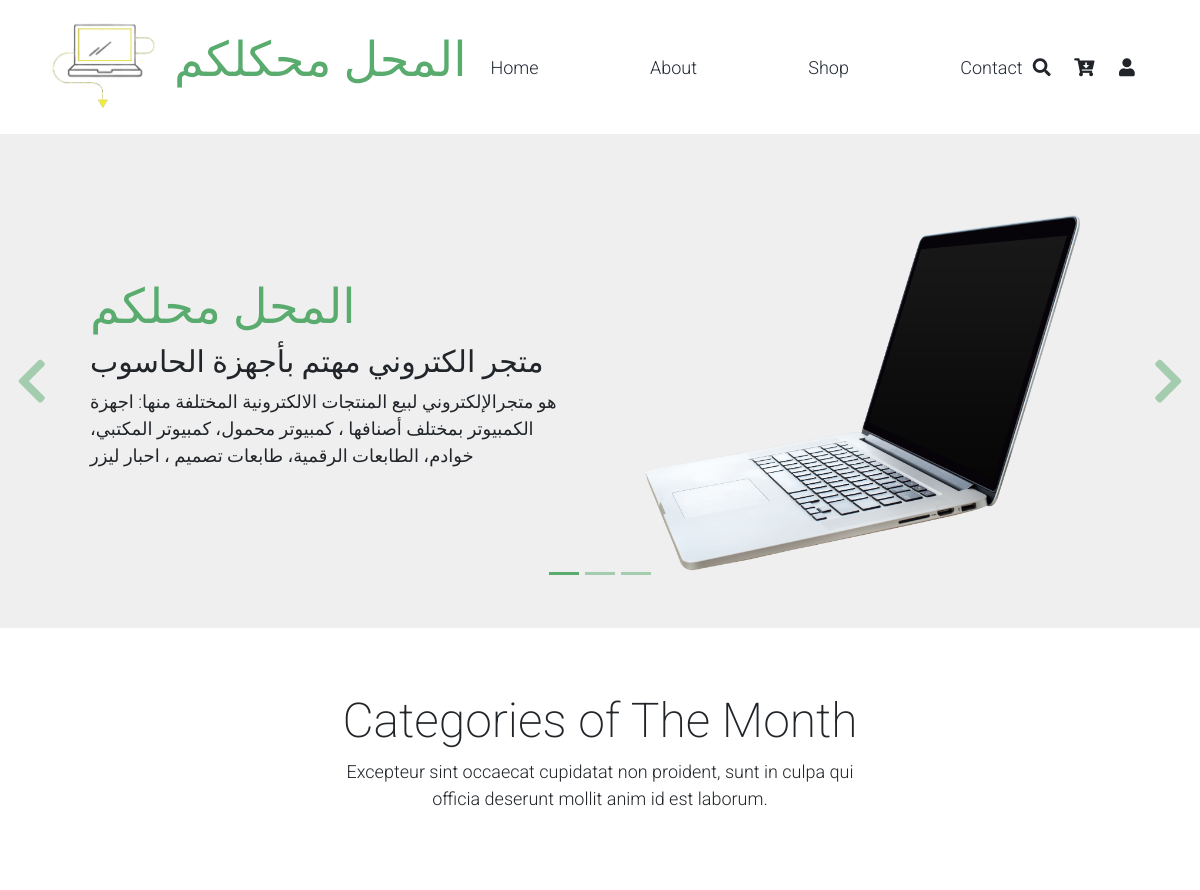
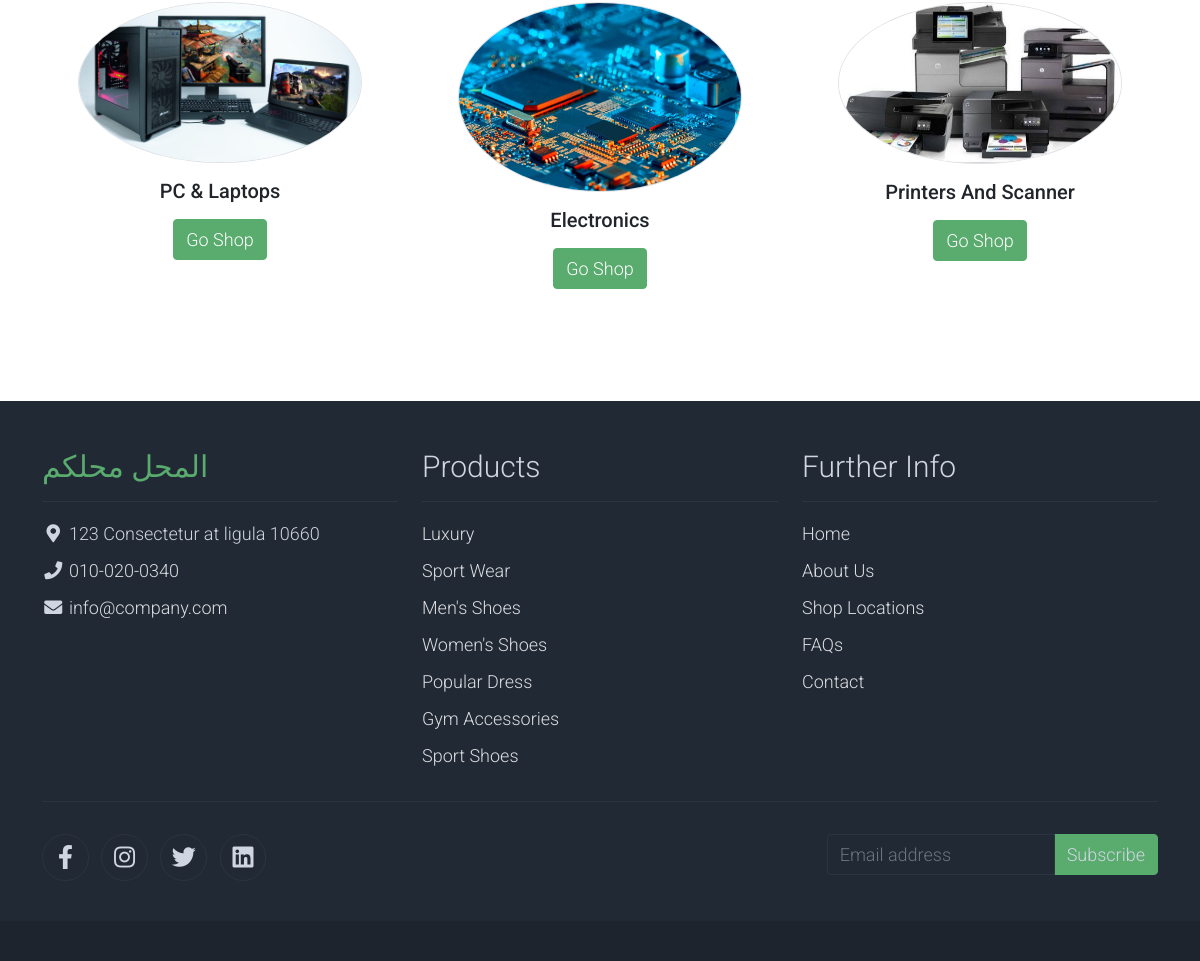
The page / on the database its author committed (2 pictures, top to bottom).
### base/models.py (models this page shows, shortened)
class Categories(models.Model):
    name = models.CharField(max_length=20, null=True)
    photo = models.ImageField(upload_to='cat_photo%y%m%d', null=True)

### base/views.py (the view)
# urls.py: path('', views.home, name='home'),
def home(request):
    categore = Categories.objects.all()[0:3]
    context = {"categore": categore}
    return render(request, 'base/index.html', context)

### base/templates/base/index.html (shortened to what this page needs)
{% extends 'main.html' %}
{% load static %}
{% block content %}
<head>
    <link rel="stylesheet" href={% static "css/bootstrap.min.css" %}>
    <link rel="stylesheet" href={% static "css/templatemo.css" %}>
    <link rel="stylesheet" href={% static "css/custom.css" %}>
    <link rel="stylesheet" href={% static "css/fontawesome.min.css" %}>
</head>
<body>
        <div id="template-mo-zay-hero-carousel" class="carousel slide" data-bs-ride="carousel">
            <ol class="carousel-indicators">
                <li data-bs-target="#template-mo-zay-hero-carousel" data-bs-slide-to="0" class="active"></li>
                <li data-bs-target="#template-mo-zay-hero-carousel" data-bs-slide-to="1"></li>
                <li data-bs-target="#template-mo-zay-hero-carousel" data-bs-slide-to="2"></li>
            </ol>
            <div class="carousel-inner">
                <div class="carousel-item active">
                    <div class="container">
                        <div class="row p-5">
                            <div class="mx-auto col-md-8 col-lg-6 order-lg-last">
                                <img class="img-fluid" src={% static "img/banner_img_01_1.jpg" %} alt="">
                            </div>
                            <div class="col-lg-6 mb-0 d-flex align-items-center">
                                <div class="text-align-left align-self-center">
                                    <h1 class="h1 text-success"><b>المحل</b> محلكم</h1>
                                    <h3 class="h2">متجر الكتروني مهتم بأجهزة الحاسوب</h3>
                                    <p>
                                        هو متجرالإلكتروني لبيع المنتجات الالكترونية المختلفة منها: اجهزة الكمبيوتر بمختلف أصنافها ،
                                         كمبيوتر محمول، كمبيوتر المكتبي، خوادم، الطابعات الرقمية، طابعات تصميم ، احبار ليزر
                                    </p>
                                </div>
                            </div>
                        </div>
                    </div>
                </div>
            </div>
            <a class="carousel-control-prev text-decoration-none w-auto ps-3" href="#template-mo-zay-hero-carousel" role="button" data-bs-slide="prev">
                <i class="fas fa-chevron-left"></i>
            </a>
            <a class="carousel-control-next text-decoration-none w-auto pe-3" href="#template-mo-zay-hero-carousel" role="button" data-bs-slide="next">
                <i class="fas fa-chevron-right"></i>
            </a>
        </div>
        <section class="container py-5">
            <div class="row text-center pt-3">
                <div class="col-lg-6 m-auto">
                    <h1 class="h1">Categories of The Month</h1>
                    <p>
                        Excepteur sint occaecat cupidatat non proident, sunt in culpa qui officia
                        deserunt mollit anim id est laborum.
                    </p>
                </div>
            </div>
            <div class="row">
                {% for cat in categore %}
                <div class="col-12 col-md-4 p-5 mt-3">
                    <a href="{% url 'shop' %}?q={{cat.name}}"><img src="{{ cat.photo.url }}" class="rounded-circle img-fluid border"></a>
                    <h5 class="text-center mt-3 mb-3">{{cat.name}}</h5>
                    <p class="text-center"><a href="{% url 'shop' %}?q={{cat.name}}" class="btn btn-success">Go Shop</a></p>
                </div>
                {% endfor %}
            </div>
        </section>
</body>
{% endblock content %}

### onlineStore/static/css/templatemo.css (style rules this page uses)
body, ul, li, p, a, label, input, div { font-family: 'Roboto', sans-serif; font-size: 18px !important; font-weight: 300 !important; }
.h1 { font-family: 'Roboto', sans-serif; font-size: 48px !important; font-weight: 200 !important; }
.h2 { font-family: 'Roboto', sans-serif; font-size: 30px !important; font-weight: 300; }
.text-success { color: #59ab6e !important; }
.btn-success { background-color: #59ab6e !important; border-color: #56ae6c !important; }
#template-mo-zay-hero-carousel { background: #efefef !important; }
#template-mo-zay-hero-carousel .carousel-indicators li { margin-top: -50px; background-color: #59ab6e; }
#template-mo-zay-hero-carousel .carousel-control-next i, #template-mo-zay-hero-carousel .carousel-control-prev i { color: #59ab6e !important; font-size: 2.8em !important; }
@media (min-width: 992px) { #template-mo-zay-hero-carousel .carousel-item { min-height: 30rem !important; } }

### rows shown on the page
Categories: photo (picture), name "PC & Laptops"
Categories: photo (picture), name "Electronics"
Categories: photo (picture), name "Printers And Scanner"
